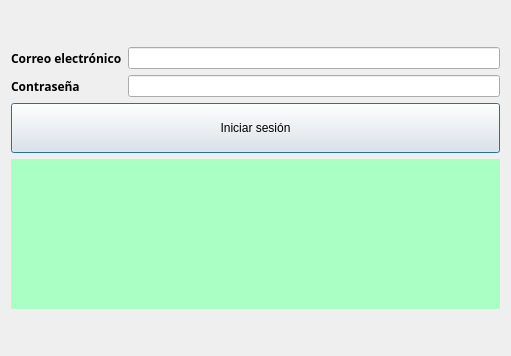
<?xml version="1.0" encoding="UTF-8"?>
<ui version="4.0">
 <class>Dialog</class>
 <widget class="QDialog" name="Dialog">
  <property name="geometry">
   <rect>
    <x>0</x>
    <y>0</y>
    <width>511</width>
    <height>356</height>
   </rect>
  </property>
  <property name="windowTitle">
   <string>Formulario de inicio de sesión</string>
  </property>
  <layout class="QGridLayout" name="gridLayout">
   <item row="0" column="0">
    <layout class="QVBoxLayout" name="verticalLayout_3">
     <item>
      <layout class="QHBoxLayout" name="horizontalLayout">
       <item>
        <layout class="QVBoxLayout" name="verticalLayout_2">
         <item>
          <widget class="QLabel" name="label">
           <property name="font">
            <font>
             <family>Arial Black</family>
             <weight>75</weight>
             <bold>true</bold>
            </font>
           </property>
           <property name="text">
            <string>Correo electrónico</string>
           </property>
          </widget>
         </item>
         <item>
          <widget class="QLabel" name="label_2">
           <property name="font">
            <font>
             <family>Arial Black</family>
             <weight>75</weight>
             <bold>true</bold>
            </font>
           </property>
           <property name="text">
            <string>Contraseña</string>
           </property>
          </widget>
         </item>
        </layout>
       </item>
       <item>
        <layout class="QVBoxLayout" name="verticalLayout">
         <item>
          <widget class="QLineEdit" name="lineEditEmailAddress"/>
         </item>
         <item>
          <widget class="QLineEdit" name="lineEditPassword">
           <property name="echoMode">
            <enum>QLineEdit::Password</enum>
           </property>
          </widget>
         </item>
        </layout>
       </item>
      </layout>
     </item>
     <item>
      <widget class="QPushButton" name="pushButtonSearch">
       <property name="minimumSize">
        <size>
         <width>0</width>
         <height>50</height>
        </size>
       </property>
       <property name="text">
        <string>Iniciar sesión</string>
       </property>
      </widget>
     </item>
     <item>
      <widget class="QLabel" name="labelResponse">
       <property name="maximumSize">
        <size>
         <width>16777215</width>
         <height>150</height>
        </size>
       </property>
       <property name="styleSheet">
        <string notr="true">background-color: rgb(170, 255, 197);</string>
       </property>
       <property name="text">
        <string/>
       </property>
      </widget>
     </item>
    </layout>
   </item>
  </layout>
 </widget>
 <resources/>
 <connections/>
</ui>
